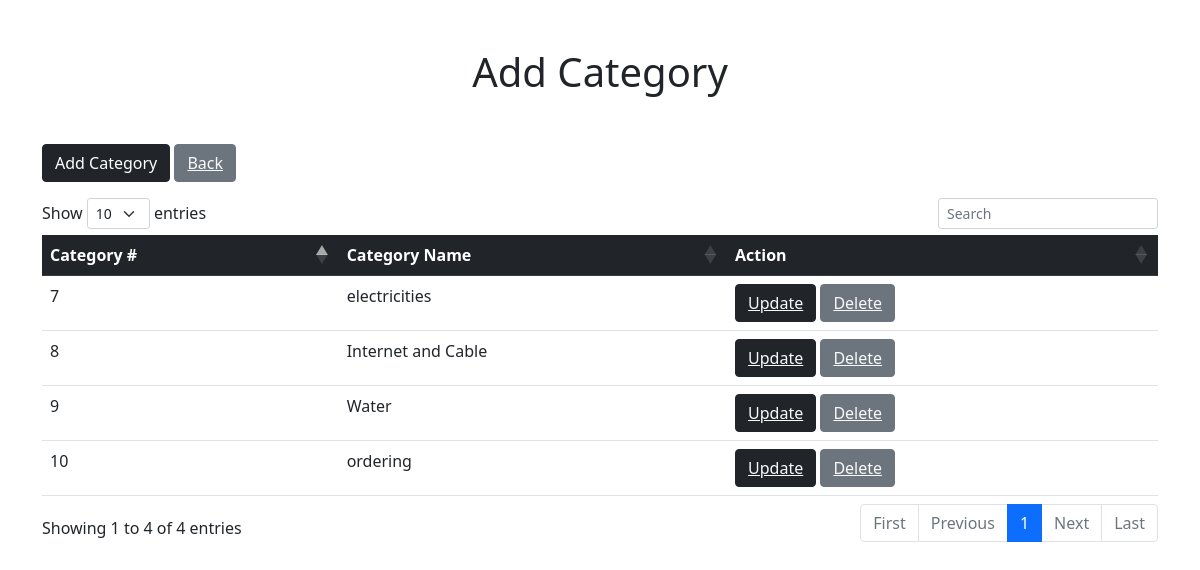
Page /payable_categ.php on the earlier database version.
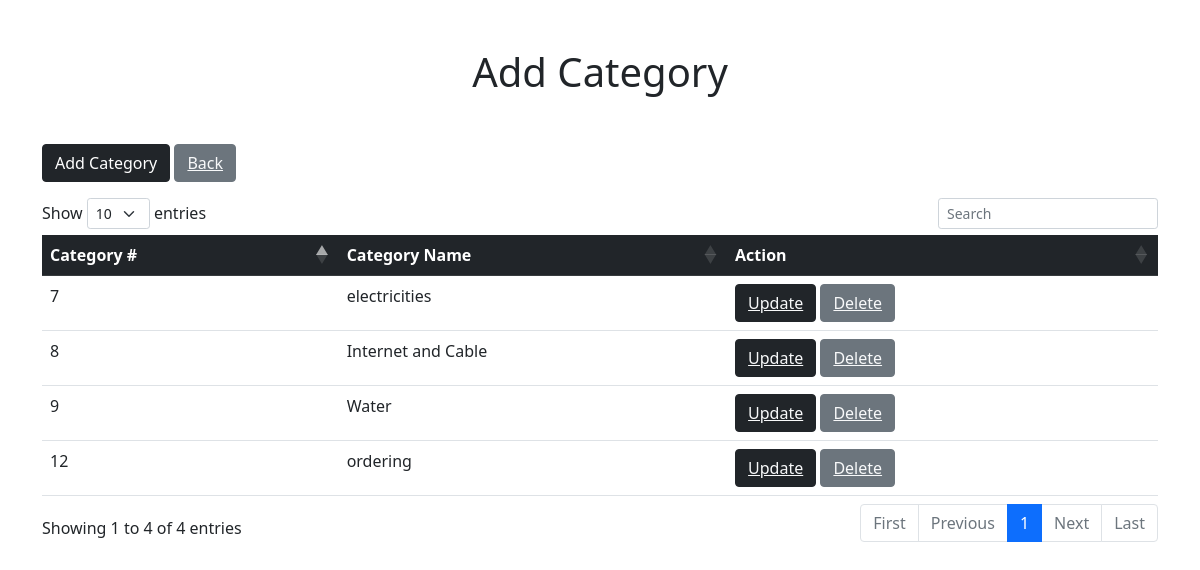
Same page on the later database version.
### tables this page shows
CREATE TABLE `category_payable` (
  `id` int(11) NOT NULL,
  `categ_name` varchar(100) NOT NULL
);

### payable_categ.php (the view, shortened to what this page needs)
<?php
include 'database/db.php';
?>
<!DOCTYPE html>
<html>
<head>
  <link href="https://cdn.jsdelivr.net/npm/bootstrap@5.1.3/dist/css/bootstrap.min.css" rel="stylesheet">
</head>
<body>
<div class="container">
<h1 class="text-center my-5"> Add Category</h1>
<form action="" method="POST">
<div class="my-3">
<button type="button" class="btn btn-dark" data-bs-toggle="modal" data-bs-target="#category">
  Add Category
</button>
<button class="btn btn-secondary"><a class="text-light" href="payable.php"> Back</a></button>
</div>
<link rel="stylesheet" type="text/css" href="https://cdn.datatables.net/1.11.3/css/dataTables.bootstrap5.min.css">
</form>
 <table class="table my-5" id="tebol3">
 	<thead class="table-dark">
 		<tr>
 			<th>Category #</th>
 			<th>Category Name</th>
 			<th> Action</th>
 		</tr>
 	</thead>
 	<tbody>
 	<?php
 	$sql="SELECT * from category_payable order by id asc";
 	$result = $conn->query($sql);
 	if($result->num_rows > 0){
			while ($row = $result-> fetch_assoc()){
			$id=$row['id'];
			$category=$row['categ_name'];
			echo '<tr>
			<td>'.$id.'</td>
			<td>'.$category.'</td>
			<td>
			<button class="btn btn-dark"><a class="text-light" href="pay_up.php?updateid='.$id.'">Update</a></button>
			<button class="btn btn-secondary"><a class="text-light" href="payable_categ.php?deleteid='.$id.'">Delete</a></button>
			</td>
			</tr>';
			}
		}else{
			die(mysqli_error($conn));
		}
 	?>
 	</tbody>
</table>
</div>
</body>
</html>

Differences in the rows shown:
removed category_payable: id "10", categ_name "ordering"
added category_payable: id "12", categ_name "ordering"
